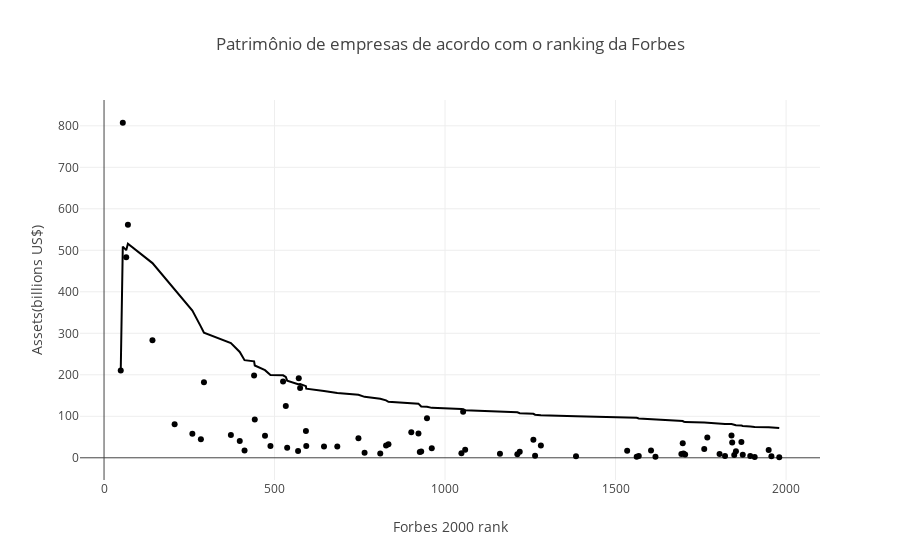

The notebook cell saved with this chart:
### Code cell
#Criando gráfico de dispersão Rank Forbes x Patrimônio em bilhões US$
fig = px.scatter(dados_india, x='Forbes 2000 rank', 
                 y='Assets(billions US$)', 
                 trendline='expanding', 
                 title='Patrimônio de empresas de acordo com o ranking da Forbes')
fig.show()

### Figure 1 — Plotly figure (JSON) as saved in the notebook; plotly's stock layout.template omitted (floating-point values rounded to 4 significant figures)
{"data": [{"hovertemplate": "Forbes 2000 rank=%{x}<br>Assets(billions US$)=%{y}<extra></extra>", "legendgroup": "", "marker": {"color": "#000001", "symbol": "circle"}, "mode": "markers", "name": "", "orientation": "v", "showlegend": false, "type": "scatter", "x": [1980, 1957, 1949, 1908, 1895, 1873, 1869, 1853, 1848, 1842, 1840, 1821, 1805, 1769, 1760, 1704, 1699, 1697, 1693, 1617, 1604, 1568, 1562, 1534, 1384, 1281, 1264, 1259, 1219, 1212, 1161, 1059, 1053, 1048, 961, 947, 930, 926, 922, 901, 834, 827, 810, 764, 746, 684, 645, 593, 592, 575, 571, 569, 537, 533, 525, 488, 472, 442, 440, 412, 398, 372, 293, 284, 259, 207, 142, 70, 65, 55, 49], "xaxis": "x", "y": [1.3, 3.9, 18.8, 1.8, 4.6, 7.2, 38.1, 15.6, 6.7, 36.8, 53.7, 4.4, 9.4, 48.7, 20.9, 7.8, 10.6, 34.9, 9.4, 2.5, 17.4, 4.1, 2.3, 16.7, 3.6, 29.8, 4.7, 43.7, 14.3, 8.8, 9.6, 19.3, 110.8, 11.1, 22.9, 95.4, 15.0, 13.8, 58.6, 61.8, 32.7, 29.6, 10.5, 12.0, 47.0, 27.1, 27.4, 28.3, 64.5, 168.1, 191.7, 16.5, 24.3, 124.6, 184.0, 28.5, 53.3, 92.0, 198.4, 17.6, 40.7, 54.7, 182.0, 44.4, 57.8, 80.6, 283.5, 561.4, 483.2, 807.4, 210.5], "yaxis": "y"}, {"hovertemplate": "<b>Expanding mean trendline</b><br><br>Forbes 2000 rank=%{x}<br>Assets(billions US$)=%{y} <b>(trend)</b><extra></extra>", "legendgroup": "", "marker": {"color": "#000001", "symbol": "circle"}, "mode": "lines", "name": "", "showlegend": false, "type": "scatter", "x": [49, 55, 65, 70, 142, 207, 259, 284, 293, 372, 398, 412, 440, 442, 472, 488, 525, 533, 537, 569, 571, 575, 592, 593, 645, 684, 746, 764, 810, 827, 834, 901, 922, 926, 930, 947, 961, 1048, 1053, 1059, 1161, 1212, 1219, 1259, 1264, 1281, 1384, 1534, 1562, 1568, 1604, 1617, 1693, 1697, 1699, 1704, 1760, 1769, 1805, 1821, 1840, 1842, 1848, 1853, 1869, 1873, 1895, 1908, 1949, 1957, 1980], "xaxis": "x", "y": [210.5, 508.9, 500.4, 515.6, 469.2, 404.4, 354.9, 316.1, 301.2, 276.6, 255.1, 235.3, 232.5, 222.4, 211.2, 199.8, 198.8, 194.7, 185.7, 177.3, 178.0, 177.5, 172.6, 166.6, 161.0, 155.9, 151.8, 146.8, 142.1, 138.4, 135.0, 132.7, 130.4, 127.0, 123.8, 123.0, 120.3, 117.4, 117.3, 114.8, 112.3, 109.8, 107.6, 106.1, 103.9, 102.3, 100.2, 98.42, 96.46, 94.61, 93.1, 91.36, 89.81, 88.79, 87.37, 85.95, 84.81, 84.19, 82.92, 81.61, 81.15, 80.44, 79.27, 78.27, 77.65, 76.59, 75.51, 74.43, 73.62, 72.63, 71.62], "yaxis": "y"}], "layout": {"legend": {"tracegroupgap": 0}, "title": {"text": "Patrimônio de empresas de acordo com o ranking da Forbes"}, "xaxis": {"anchor": "y", "domain": [0, 1], "title": {"text": "Forbes 2000 rank"}}, "yaxis": {"anchor": "x", "domain": [0, 1], "title": {"text": "Assets(billions US$)"}}}}
